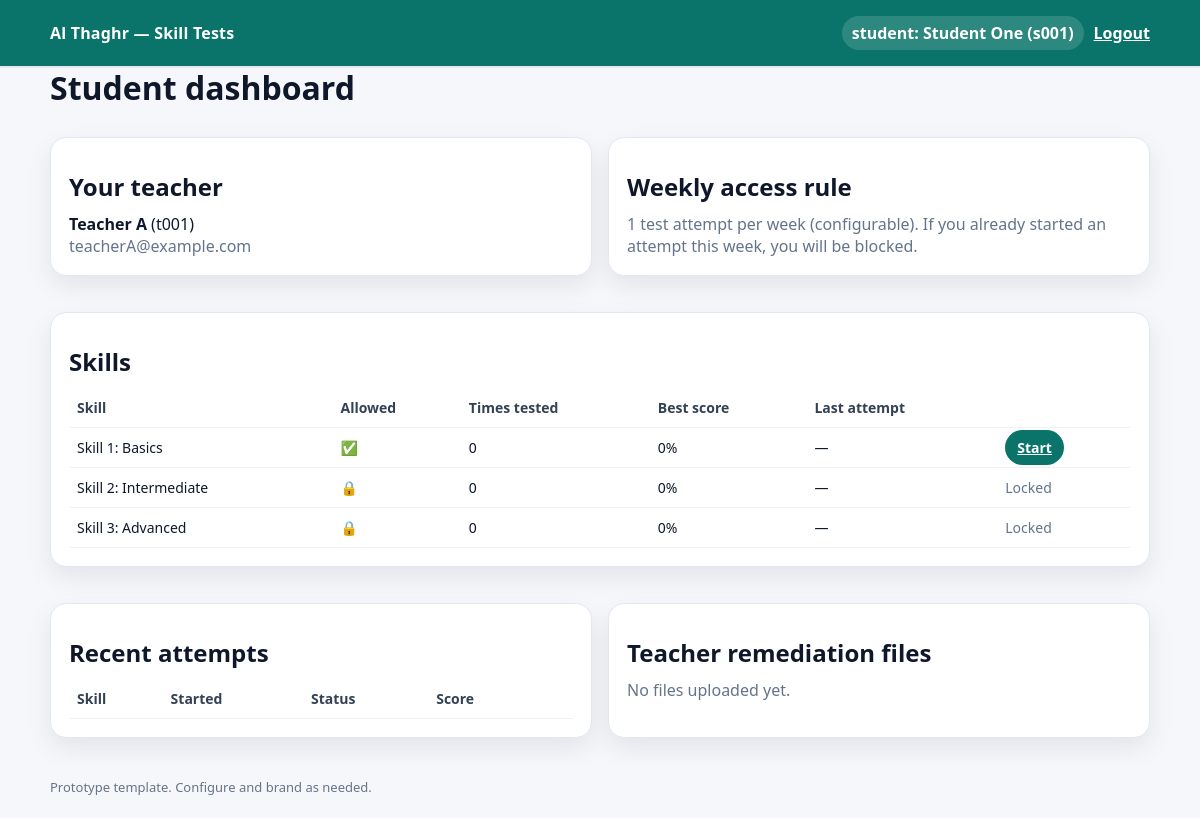
The app's page /student/dashboard (signed in) with its own data.
### app/models.py (models this page shows, shortened)
class User(UserMixin, db.Model):
    id = db.Column(db.String(64), primary_key=True)
    role = db.Column(db.String(16), nullable=False)  # student / teacher / chairman
    name = db.Column(db.String(128), nullable=False)
    pin_hash = db.Column(db.String(256), nullable=False)
    teacher_id = db.Column(db.String(64), db.ForeignKey("user.id"), nullable=True)
    email = db.Column(db.String(256), nullable=True)

class Skill(db.Model):
    id = db.Column(db.Integer, primary_key=True)
    name = db.Column(db.String(160), nullable=False)
    order_index = db.Column(db.Integer, default=0)
    duration_min = db.Column(db.Integer, nullable=True)
    is_active = db.Column(db.Boolean, default=True)

### app/routes/student.py (the view)
@bp.get("/dashboard")
@login_required
def dashboard():
    if not _ensure_student():
        return redirect(url_for("auth.home"))
    teacher = User.query.filter_by(id=current_user.teacher_id, role="teacher").first()
    skills = Skill.query.filter_by(is_active=True).order_by(Skill.order_index.asc()).all()
    perms = {p.skill_id: p for p in StudentSkill.query.filter_by(student_id=current_user.id).all()}
    attempts = Attempt.query.filter_by(student_id=current_user.id).order_by(Attempt.started_at.desc()).all()
    progress = []
    for sk in skills:
        sk_attempts = [a for a in attempts if a.skill_id == sk.id and a.finished_at is not None]
        progress.append({
            "skill": sk,
            "allowed": bool(perms.get(sk.id).allowed) if perms.get(sk.id) else False,
            "times": len(sk_attempts),
            "best": int(round(max([a.score or 0 for a in sk_attempts], default=0)*100)),
            "last": sk_attempts[0].finished_at if sk_attempts else None
        })
    rem_files = RemediationUpload.query.filter_by(student_id=current_user.id).order_by(RemediationUpload.uploaded_at.desc()).all()
    return render_template("student_dashboard.html", teacher=teacher, progress=progress, attempts=attempts[:10], rem_files=rem_files)

### app/routes/student.py (called while the page is built)
def _ensure_student():
    if current_user.role != "student":
        flash("Student access only.", "error")
        return False
    return True

### app/templates/student_dashboard.html (shortened to what this page needs)
{% extends "base.html" %}
{% block content %}
<h1>Student dashboard</h1>
<div class="grid">
  <div class="card">
    <h2>Your teacher</h2>
    {% if teacher %}
      <div><b>{{ teacher.name }}</b> ({{ teacher.id }})</div>
      {% if teacher.email %}<div class="muted">{{ teacher.email }}</div>{% endif %}
    {% else %}
      <div class="muted">No teacher linked. Log out and select your teacher.</div>
    {% endif %}
  </div>
  <div class="card">
    <h2>Weekly access rule</h2>
    <div class="muted">1 test attempt per week (configurable). If you already started an attempt this week, you will be blocked.</div>
  </div>
</div>
<div class="card">
  <h2>Skills</h2>
  <table class="table">
    <thead>
      <tr>
        <th>Skill</th>
        <th>Allowed</th>
        <th>Times tested</th>
        <th>Best score</th>
        <th>Last attempt</th>
        <th></th>
      </tr>
    </thead>
    <tbody>
      {% for row in progress %}
        <tr>
          <td>{{ row.skill.name }}</td>
          <td>{{ "✅" if row.allowed else "🔒" }}</td>
          <td>{{ row.times }}</td>
          <td>{{ row.best }}%</td>
          <td>{{ row.last.strftime('%Y-%m-%d %H:%M') if row.last else "—" }}</td>
          <td>
            {% if row.allowed %}
              <a class="btn sm" href="{{ url_for('student.start', skill_id=row.skill.id) }}">Start</a>
            {% else %}
              <span class="muted">Locked</span>
            {% endif %}
          </td>
        </tr>
      {% endfor %}
    </tbody>
  </table>
</div>
<div class="grid">
  <div class="card">
    <h2>Recent attempts</h2>
    <table class="table">
      <thead><tr><th>Skill</th><th>Started</th><th>Status</th><th>Score</th><th></th></tr></thead>
    </table>
  </div>
  <div class="card">
    <h2>Teacher remediation files</h2>
    {% if rem_files %}
      <ul class="list">
        {% for f in rem_files %}
          <li>
            <div><b>{{ f.skill.name }}</b> — {{ f.filename }}</div>
            {% if f.note %}<div class="muted">{{ f.note }}</div>{% endif %}
            <a class="link" href="{{ url_for('files.remediation', upload_id=f.id) }}" target="_blank">Open</a>
          </li>
        {% endfor %}
      </ul>
    {% else %}
      <div class="muted">No files uploaded yet.</div>
    {% endif %}
  </div>
</div>
{% endblock %}

### app/templates/base.html (shortened to what this page needs)
<!doctype html>
<html lang="en">
<head>
  <link rel="stylesheet" href="{{ url_for('static', filename='css/app.css') }}">
</head>
<body>
  <header class="top">
    <div class="container top-inner">
      <div class="brand">Al Thaghr — Skill Tests</div>
      <nav class="nav">
        {% if current_user.is_authenticated %}
          <span class="pill">{{ current_user.role }}: {{ current_user.name }} ({{ current_user.id }})</span>
          <a class="link" href="{{ url_for('auth.logout') }}">Logout</a>
        {% else %}
          <a class="link" href="{{ url_for('auth.login') }}">Login</a>
        {% endif %}
      </nav>
    </div>
  </header>
  <main class="container">
    {% block content %}{% endblock %}
  </main>
  <footer class="footer">
    <div class="container small">Prototype template. Configure and brand as needed.</div>
  </footer>
</body>
</html>

### app/static/css/app.css (style rules this page uses)
:root { --bg:#f6f7fb; --card:#ffffff; --text:#0f172a; --muted:#64748b; --line:#e2e8f0; --primary:#0b746a; --shadow: 0 10px 26px rgba(2,6,23,.08); --radius:16px; }
* { box-sizing:border-box; }
body { margin:0;font-family:system-ui,-apple-system,Segoe UI,Arial,sans-serif;color:var(--text);background:var(--bg); }
.container { width:min(1100px,calc(100% - 36px));margin-inline:auto; }
.top { background:var(--primary);color:#fff;padding:16px 0;box-shadow:0 2px 0 rgba(0,0,0,.06); }
.top-inner { display:flex;align-items:center;justify-content:space-between;gap:12px;flex-wrap:wrap; }
.brand { font-weight:900;letter-spacing:.2px; }
.nav { display:flex;align-items:center;gap:10px;flex-wrap:wrap; }
.link { color:#fff;text-decoration:underline;font-weight:700; }
.pill { padding:6px 10px;border-radius:999px;background:rgba(255,255,255,.14);font-weight:700; }
.footer { padding:22px 0;color:var(--muted); }
.card { background:var(--card);border:1px solid var(--line);border-radius:var(--radius);box-shadow:var(--shadow);padding:18px;margin:18px 0; }
h1 { margin:0 0 10px; }
h2 { margin:14px 0 10px; }
.muted { color:var(--muted); }
.small { font-size:13px; }
.grid { display:grid;grid-template-columns:1fr 1fr;gap:16px; }
.btn { border:0;background:var(--primary);color:#fff;padding:11px 14px;border-radius:999px;font-weight:900;cursor:pointer;width:fit-content; }
.btn.sm { padding:8px 12px;font-weight:800; }
.table { width:100%;border-collapse:collapse;font-size:14px; }
.table th,.table td { border-bottom:1px solid #edf2f7;padding:10px 8px;text-align:left; }
.table th { color:#334155;font-weight:900; }

### records on screen
User: role "student", name "Student One", id "s001"
User: name "Teacher A", id "t001", email "teacherA@example.com"
Skill: skill.name "Skill 1: Basics"
Skill: skill.name "Skill 2: Intermediate"
Skill: skill.name "Skill 3: Advanced"

### other values on screen
{{ "✅" if row.allowed else "🔒" }} "✅" "🔒" "🔒"
{{ row.times }} "0" "0" "0"
{{ row.best }} "0" "0" "0"
{{ row.last.strftime('%Y-%m-%d %H:%M') if row.last else "—" }} "—" "—" "—"
